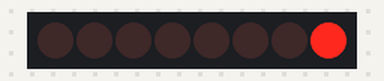
Recording of a sketch running on a simulated Arduino Uno, built with avr-gcc and run on an emulated ATmega328P. Shown: 8 shift-register outputs drawn as a row of LEDs (first output left, lit = HIGH). Wiring (inferred from the names in the program): shift register (74HC595): data pin 12; shift clock pin 9; latch pin 11. Wiring (inferred from the signals the program sends): row of LEDs: on Q0, Q1, Q2, Q3, Q4, Q5, Q6, Q7.

Above: at 0.37 s.
At 5.12 s:
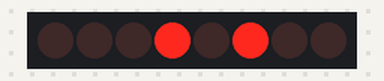
At 10.12 s:
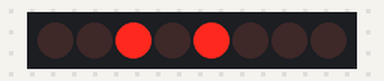
At 19.88 s:
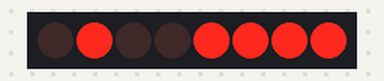
At 29.63 s:
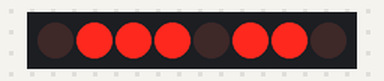
At 39.64 s:
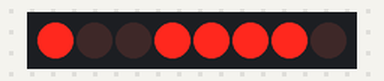
Timing chart, 0 to 40.0 s (numbered marks = the images above):
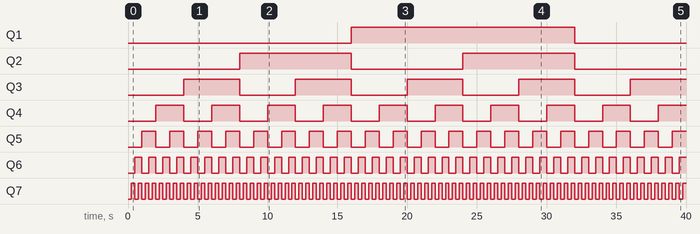

Measured:
- by itself, Q1: LOW → HIGH at 16.0 s, → LOW 16.0 s later
- by itself, Q2: alternates HIGH for 8.0 s and LOW for 8.0 s
- by itself, Q3: alternates HIGH for 4.0 s and LOW for 4.0 s
- by itself, Q4: alternates HIGH for 2.0 s and LOW for 2.0 s
- by itself, Q5: alternates HIGH for 1.0 s and LOW for 1.0 s
- by itself, Q6: alternates HIGH for 0.50 s and LOW for 0.50 s
- by itself, Q7: alternates HIGH for 0.25 s and LOW for 0.25 s

The sketch:

serial_to_parallel_shift_register.ino
```cpp
int latch_pin =11;
int data_pin= 12;
int clock_pin = 9;
byte LEDS = 0b0000000;
int delay_time=250;

void setup() {
  // put your setup code here, to run once:
  pinMode(latch_pin,OUTPUT);
  pinMode(data_pin,OUTPUT);
  pinMode(clock_pin,OUTPUT);

}

void loop() {
  // put your main code here, to run repeatedly:
  digitalWrite(latch_pin,LOW);
  shiftOut(data_pin,clock_pin,LSBFIRST,LEDS);
  digitalWrite(latch_pin,HIGH);
  delay(delay_time);

  LEDS=LEDS+1;
//  if(LEDS==0b11111111){
//    LEDS=0b00000000;
//  }

}
```
